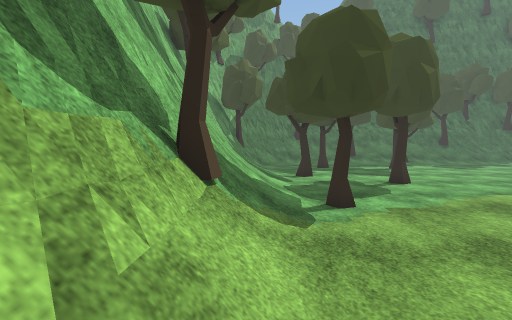
[1] (above)

17 first-person views from a walk through a scene from a Unity 3-D project. The camera is 1.2 m above the floor, tilts 4° down and sees 90° across. The floor is counted in squares, 1 m on a side. Each view is taken from the middle of a square. On the plan, view 1 faces up. The plan holds only what a view shows up to about 12 squares ahead; the rest is blank. The place goes on beyond the plan. The player is left out. Some surface patterns are stand-ins.

[2]
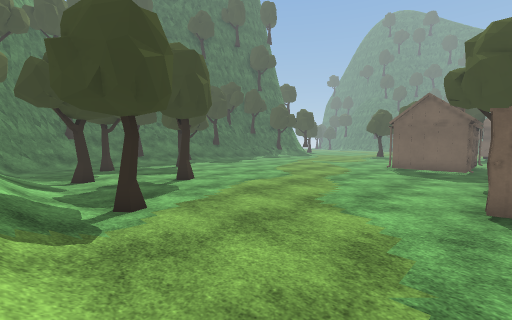

[3]
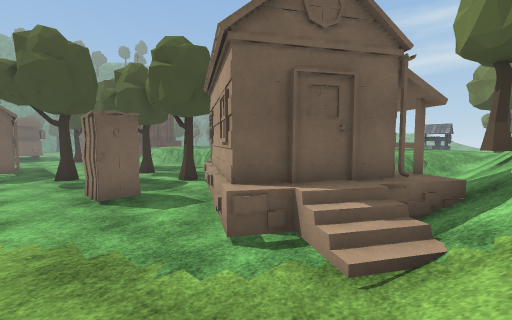

[4]
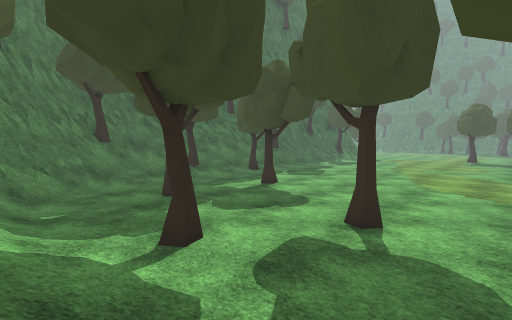

[5]
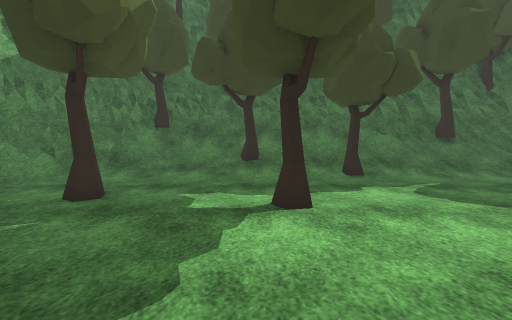

[6]
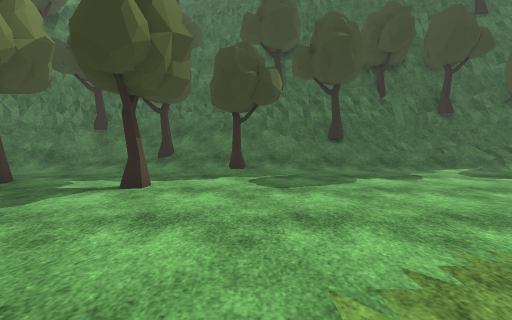

[7]
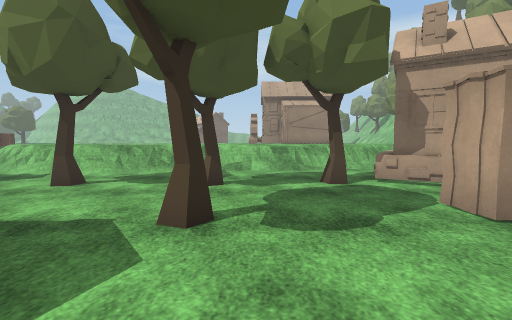

[8]
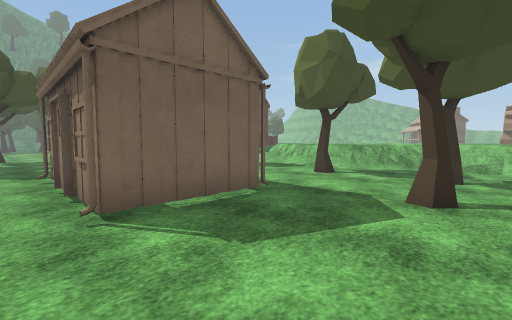

[9]
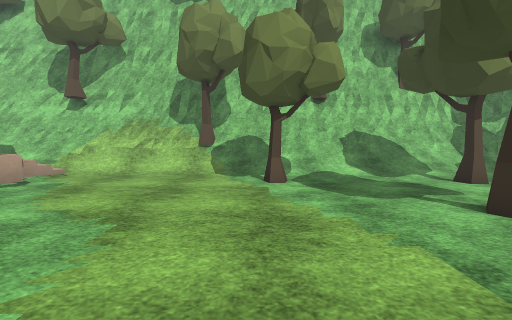

[10]
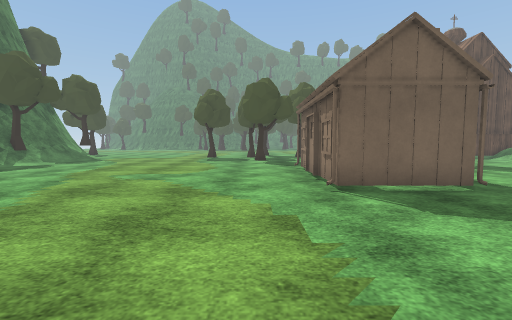

[11]
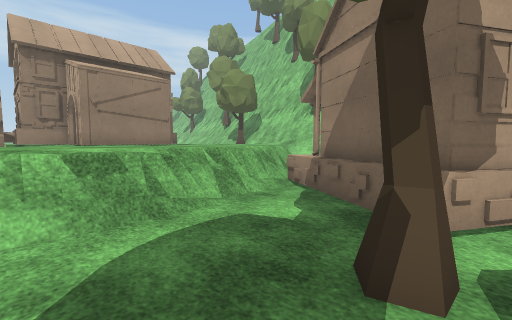

[12]
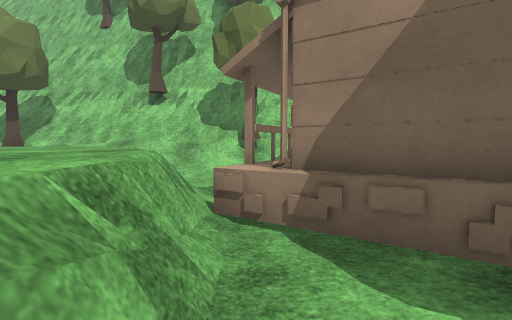

[13]
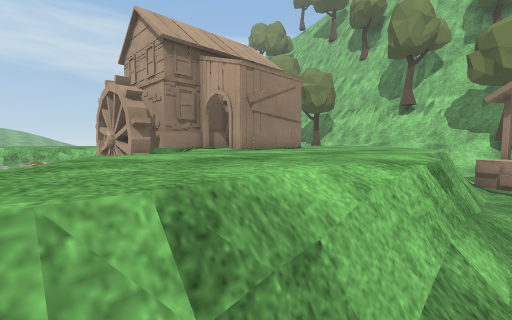

[14]
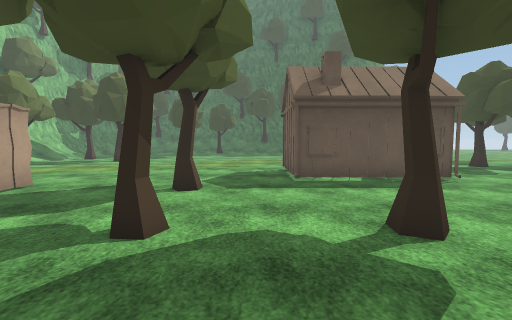

[15]
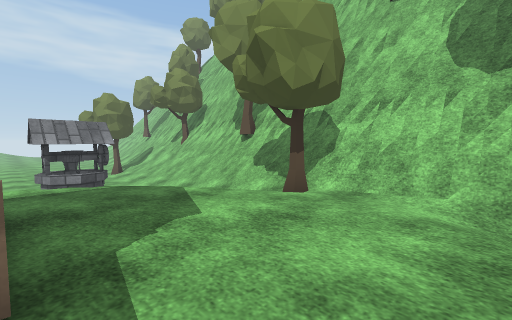

[16]
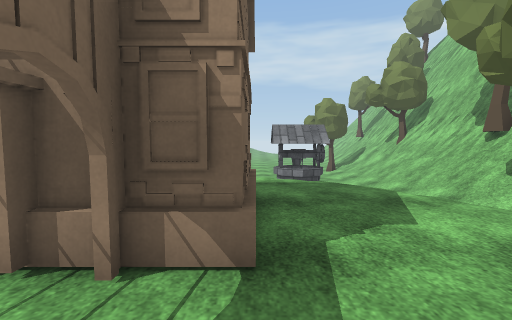

[17]
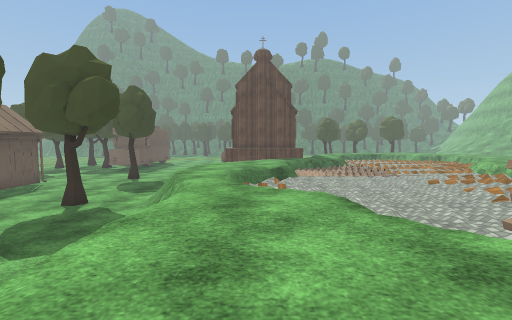

### Floor plan
Key: @ floor where view 1 was taken; # wall or solid block; . main floor; : floor 0.25 m higher than the main floor; + floor 0.5 m higher than the main floor; * floor 0.75 m higher than the main floor; % floor 1 m higher than the main floor; & floor 1.25 m higher than the main floor; / step, stairs or slope; = window, fence, low wall or low ledge; T tree; H house; W well; O other object.
Columns run from 2 left of view 1 to 22 right of it. Each row starts with its distance up from view 1.
 23    ###T//////=#######
 22   ###=//////////=#T###
 21   ##=/////T///////TOO ===
 20  ##=/////////T///////////
 19  ##//.....:::T...........
 18  #//.....................
 17 ##/...T..................
 16 ##/...T....T.............
 15 #=/......................
 14 #=/......................
 13 #=//T....................
 12 #=//TT...................
 11 #=//.....................
 10 ##//....T................
  9 #=//.....................
  8 #=//.....................
  7 ##//T....................
  6 ##//T....................
  5 ##//..............H##H##H
  4 #T/...............H
  3 ##/...............##
  2 ##/...............H#####H
  1 #=/......................
  0 ##@......OO....T.........
 -1 ##//HH#...O.............
 -2  #//H###H..............
 -3  #//## ###H.T..T...TT...
 -4  #//#    #HTT...........
 -5  #/HH   ##H.............
 -6  #// HHH#H.........:/+://
 -7  #T/   HH...////.////&&//
 -8  #///.//H*%%%%&///&&&&&
 -9  #=////%&&&&&&&&&&&%//&
-10  ##///&&&&&&&&&&&/  +/%
-11  #///&&&&&&&&&&&&/  +++
-12  #//&&&&&&&&&&&%%  ++++
-13  #=%&&&&&H###&*++++++++
-14  #=&&&&&HH###HH++++++++
-15  #/&&&&&######H++++++++
-16  #T/&&&&#    #HH+++++++
-17 ##/ &&&&#    #H  ++++++
-18 ##/ /&&&H    #H +++++++
-19 #=/  /&&&     ///+ ++++
-20 ##/   /&&      &//  +++
-21 ##/   WW=            /+
-22 #//  WWW
-23 #//   WW
-24 #//

Positions as (right, up) in squares from view 1, and headings:
1: (0, 0), facing up
2: (0, 0), facing up-right
3: (0, 2), facing down-right
4: (0, 8), facing up-right
5: (8, 11), facing up
6: (12, 9), facing up
7: (12, 4), facing down
8: (12, 6), facing down-right
9: (10, 6), facing left
10: (10, 7), facing right
11: (12, -3), facing down-left
12: (10, -7), facing left
13: (15, -7), facing down-left
14: (15, -7), facing up
15: (6, -12), facing down-left
16: (6, -12), facing down
17: (8, -10), facing right
